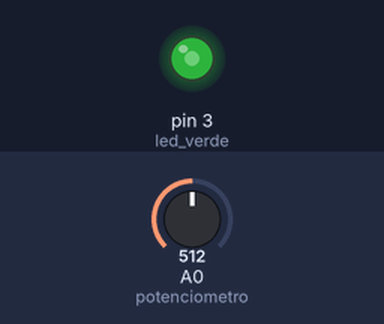
Simulated run of this sketch. Board: Arduino Uno, built with avr-gcc and run on an emulated ATmega328P. Parts: output pins drawn as LEDs (lit = HIGH). Inputs (shaded band) come from the test bench; at power-on: A0 (potenciometro) = 512.

Above: at 1.2 s.
1.3 s: A0 (potenciometro) set to 716
At 2.5 s:
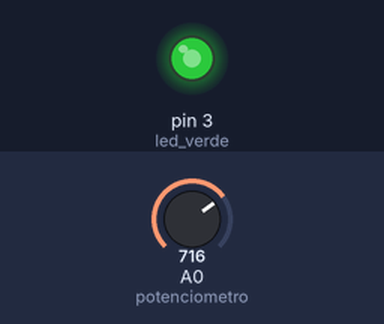
2.8 s: A0 (potenciometro) set to 900
At 3.8 s:
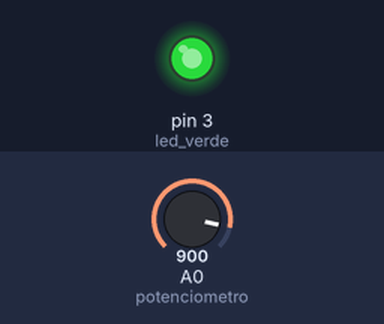
4.3 s: A0 (potenciometro) set to 122
At 4.9 s:
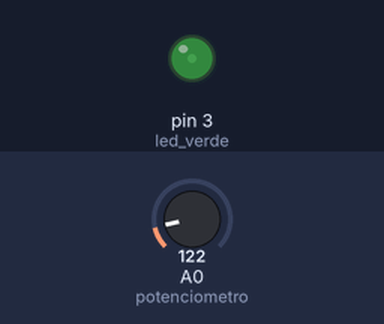
5.8 s: A0 (potenciometro) set to 0
At 6.1 s:
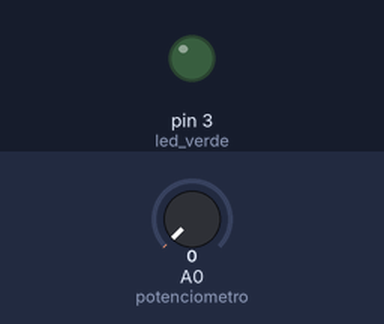
Timing chart, 0 to 8.3 s (numbered marks = the images above; inputs shaded):
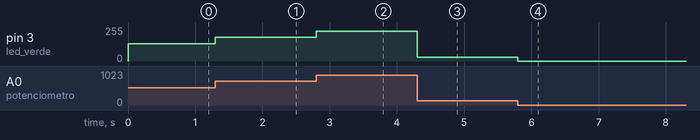

Measured:
- after the input at 1.3 s, pin 3 (led_verde): 128/255 → 179/255 at once
- after the input at 2.8 s, pin 3 (led_verde): 179/255 → 225/255 at once
- after the input at 4.3 s, pin 3 (led_verde): 225/255 → 30/255 at once
- after the input at 5.8 s, pin 3 (led_verde): 30/255 → 0/255 at once

The sketch:

potenciometro_led_verde.ino
```cpp
/*
 * Fundacion Kinal
 * Centro educativo tecnico laboral Kinal
 * Electronica
 * Grado: Quinto
 * Sección: A
 * Curso: Taller de electronica digital y reparación de computadoras I
 * Nombre: lenin toc
 * Carnet: 2019363
 * Proyecto: controlar led por medio de potenciometro
*/
#define led_verde 3
int potenciometro = 0;
int brillo = 0;

void setup()
{
  pinMode(led_verde, OUTPUT);
}

void loop()
{
  brillo = analogRead (potenciometro)/4;
  analogWrite(led_verde,brillo);
}
```
